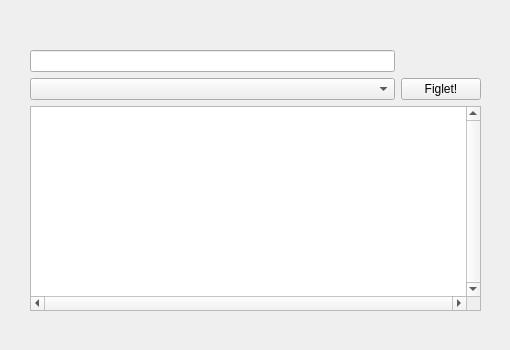
<?xml version="1.0" encoding="UTF-8"?>
<ui version="4.0">
 <class>Form</class>
 <widget class="QWidget" name="Form">
  <property name="geometry">
   <rect>
    <x>0</x>
    <y>0</y>
    <width>510</width>
    <height>350</height>
   </rect>
  </property>
  <property name="windowTitle">
   <string>PiFiglet - Biagio Raucci</string>
  </property>
  <widget class="QWidget" name="layoutWidget">
   <property name="geometry">
    <rect>
     <x>30</x>
     <y>50</y>
     <width>451</width>
     <height>261</height>
    </rect>
   </property>
   <layout class="QGridLayout" name="gridLayout">
    <item row="0" column="0">
     <widget class="QLineEdit" name="lE_testo"/>
    </item>
    <item row="2" column="0" colspan="2">
     <widget class="QPlainTextEdit" name="pTE_Figlet">
      <property name="font">
       <font>
        <family>Courier New</family>
       </font>
      </property>
      <property name="verticalScrollBarPolicy">
       <enum>Qt::ScrollBarAlwaysOn</enum>
      </property>
      <property name="horizontalScrollBarPolicy">
       <enum>Qt::ScrollBarAlwaysOn</enum>
      </property>
      <property name="lineWrapMode">
       <enum>QPlainTextEdit::NoWrap</enum>
      </property>
      <property name="readOnly">
       <bool>true</bool>
      </property>
     </widget>
    </item>
    <item row="1" column="0">
     <widget class="QComboBox" name="cB_font"/>
    </item>
    <item row="1" column="1">
     <widget class="QPushButton" name="pB_Figlet">
      <property name="text">
       <string>Figlet!</string>
      </property>
     </widget>
    </item>
   </layout>
  </widget>
 </widget>
 <resources/>
 <connections>
  <connection>
   <sender>pB_Figlet</sender>
   <signal>clicked()</signal>
   <receiver>Form</receiver>
   <slot>pB_FigletClick()</slot>
   <hints>
    <hint type="sourcelabel">
     <x>447</x>
     <y>63</y>
    </hint>
    <hint type="destinationlabel">
     <x>501</x>
     <y>98</y>
    </hint>
   </hints>
  </connection>
  <connection>
   <sender>lE_testo</sender>
   <signal>returnPressed()</signal>
   <receiver>Form</receiver>
   <slot>pB_FigletClick()</slot>
   <hints>
    <hint type="sourcelabel">
     <x>356</x>
     <y>65</y>
    </hint>
    <hint type="destinationlabel">
     <x>395</x>
     <y>10</y>
    </hint>
   </hints>
  </connection>
  <connection>
   <sender>lE_testo</sender>
   <signal>textChanged(QString)</signal>
   <receiver>Form</receiver>
   <slot>lE_testoChange()</slot>
   <hints>
    <hint type="sourcelabel">
     <x>242</x>
     <y>65</y>
    </hint>
    <hint type="destinationlabel">
     <x>277</x>
     <y>11</y>
    </hint>
   </hints>
  </connection>
 </connections>
 <slots>
  <slot>pB_FigletClick()</slot>
  <slot>lE_testoChange()</slot>
 </slots>
</ui>
